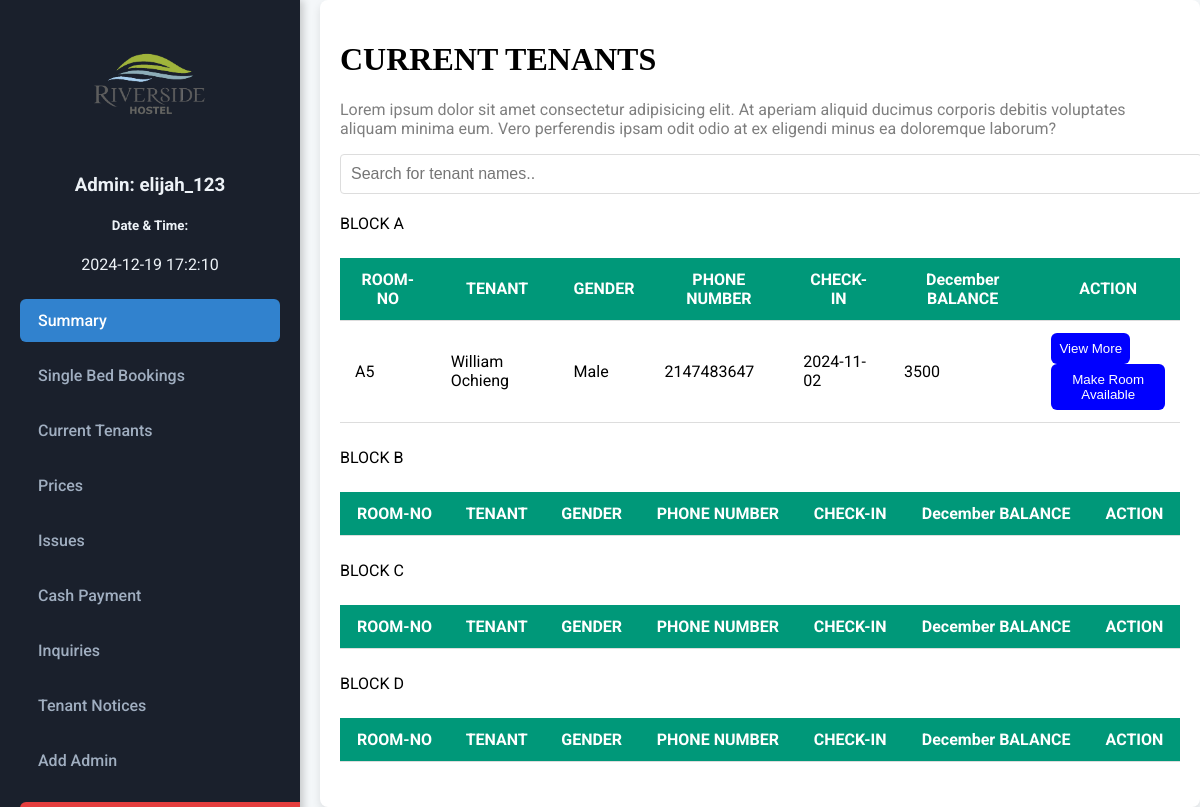
Page /ADMIN/addtenant.php (signed in) on the committed database.
### tables this page shows
CREATE TABLE `tenantaccountblocka` (
  `RoomNo` varchar(4) NOT NULL,
  `FirstName` varchar(200) NOT NULL,
  `LastName` varchar(200) NOT NULL,
  `PhoneNumber` int(200) NOT NULL,
  `Username` varchar(200) NOT NULL,
  `Password` varchar(200) NOT NULL,
  `University` varchar(200) NOT NULL,
  `Checkin` date DEFAULT NULL,
  `D-O-B` date NOT NULL,
  `MonthBalance` varchar(10000) NOT NULL DEFAULT '3500 ',
  `RentStatus` varchar(100) NOT NULL,
  `Gender` varchar(200) NOT NULL,
  `FatherName` varchar(200) NOT NULL,
  `FatherNumber` varchar(200) NOT NULL,
  `Disease` varchar(200) DEFAULT NULL,
  `Doctor` varchar(200) DEFAULT NULL,
  `BloodGroup` varchar(200) DEFAULT NULL,
  `Email` varchar(200) DEFAULT NULL
);

### ADMIN/addtenant.php (the view, shortened to what this page needs)
<!DOCTYPE html>
<html lang="en">
<head>
</head>
<body>
    <div class="container">
        <div class="side">
            <?php include("base.php");
              $month = date('F');?>
        </div>
        <div class="tabo">
            <h1>CURRENT TENANTS</h1>
            <p>Lorem ipsum dolor sit amet consectetur adipisicing elit. At aperiam aliquid ducimus corporis debitis voluptates aliquam minima eum. Vero perferendis ipsam odit odio at ex eligendi minus ea doloremque laborum?</p>
            <input type="text" id="searchInput" placeholder="Search for tenant names.." onkeyup="searchTable()" style="margin-bottom: 20px; padding: 10px; width: 100%; font-size: 16px; border: 1px solid #ddd; border-radius: 4px;">
            <table id="tenantTable">
                <thead>
                    <tr>
                        <th>ROOM-NO</th>
                        <th>TENANT</th>
                        <th>GENDER</th>
                        <th>PHONE NUMBER</th>
                        <th>CHECK-IN</th>
                        <th> <?php echo $month?> BALANCE</th>
                        <th>ACTION</th>
                    </tr>
                </thead>
                <tbody>
                    <?php
                    include("connection.php");
                    $query = "SELECT * FROM tenantaccountblocka";
                    $result = mysqli_query($conn, $query);
                    if (mysqli_num_rows($result) > 0) {
                        while ($row = mysqli_fetch_assoc($result)) {
                            echo '<tr>
                                    <td>' . $row["RoomNo"] . '</td>
                                    <td>' . $row["FirstName"] . ' ' . $row["LastName"] . '</td>
                                    <td>' . $row["Gender"] . '</td>
                                    <td>' . $row["PhoneNumber"] . '</td>
                                    <td>' . $row["Checkin"] . '</td>
                                    <td>' . $row["MonthBalance"] . '</td>
                                    <td>
                                        <button class="drop-in-button"><a style="color: white; text-decoration: none;" href="viewtenantblocka.php?roomno=' . $row["RoomNo"] . '"> View More </a></button> <br>
                                          <button class="drop-in-button"><a style="color: white; text-decoration: none;" href="roomavailableblocka.php?roomno=' . $row["RoomNo"] . '"> Make Room Available </a></button>
                                    </td>
                                </tr>';
                        }
                    }
                    ?>
                </tbody>
            </table>
            <table id="tenantTable">
                <thead>
                    <tr>
                        <th>ROOM-NO</th>
                        <th>TENANT</th>
                        <th>GENDER</th>
                        <th>PHONE NUMBER</th>
                        <th>CHECK-IN</th>
                        <th> <?php echo $month?> BALANCE</th>
                        <th>ACTION</th>
                    </tr>
                </thead>
            </table>
            <table id="tenantTable">
                <thead>
                    <tr>
                        <th>ROOM-NO</th>
                        <th>TENANT</th>
                        <th>GENDER</th>
                        <th>PHONE NUMBER</th>
                        <th>CHECK-IN</th>
                        <th> <?php echo $month?> BALANCE</th>
                        <th>ACTION</th>
                    </tr>
                </thead>
            </table>
            <table id="tenantTable">
                <thead>
                    <tr>
                        <th>ROOM-NO</th>
                        <th>TENANT</th>
                        <th>GENDER</th>
                        <th>PHONE NUMBER</th>
                        <th>CHECK-IN</th>
                        <th> <?php echo $month?> BALANCE</th>
                        <th>ACTION</th>
                    </tr>
                </thead>
            </table>
        </div>
    </div>
</body>
</html>

### ADMIN/addtenant.php (style rules this page uses)
body { font-family: Arial, sans-serif; background-color: #f4f4f9; margin: 0; padding: 0; }
.container { display: flex; }
.tabo { flex: 1; padding: 20px; background-color: #ffffff; margin-left: 20px; box-shadow: 0 4px 8px rgba(0, 0, 0, 0.1); border-radius: 8px; }
table { width: 100%; border-collapse: collapse; margin: 25px 0; font-size: 16px; }
table th, table td { padding: 12px 15px; border-bottom: 1px solid #dddddd; }
table thead { background-color: #009879; color: #ffffff; }
.drop-in-button { background-color: blue; color: white; border: none; border-radius: 6px; padding: 8px; cursor: pointer; transition: background-color 0.3s ease; }
.tabo > p { opacity: 0.5; }
.tabo > h1 { font-family: Tahoma; }

### ADMIN/base.php (style rules this page uses)
body { background-color: #f4f7f9; font-family: 'Roboto', sans-serif; margin: 0; padding: 0; }

### rows in the picture
tenantaccountblocka: RoomNo "A5", FirstName "William", LastName "Ochieng", Gender "Male", PhoneNumber "2147483647", Checkin "2024-11-02", MonthBalance "3500"

### other values in the picture
$_SESSION['username'] "elijah_123"
